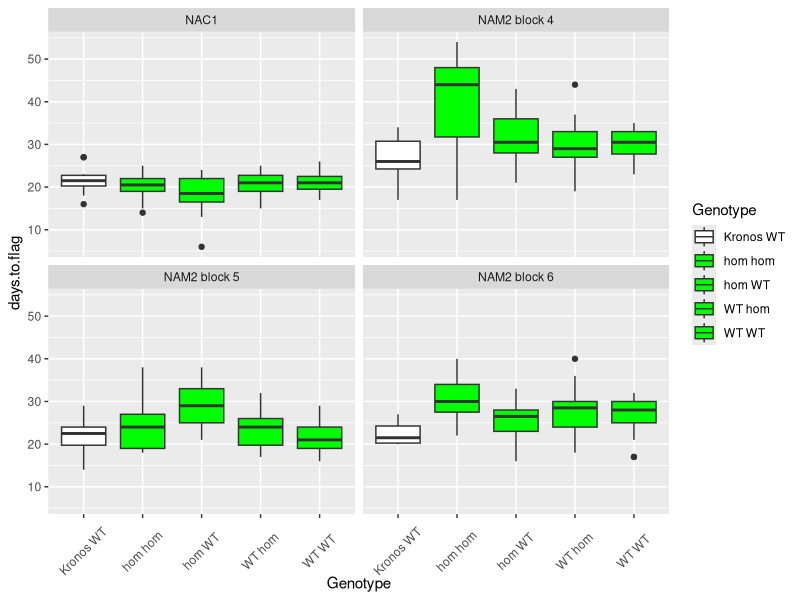
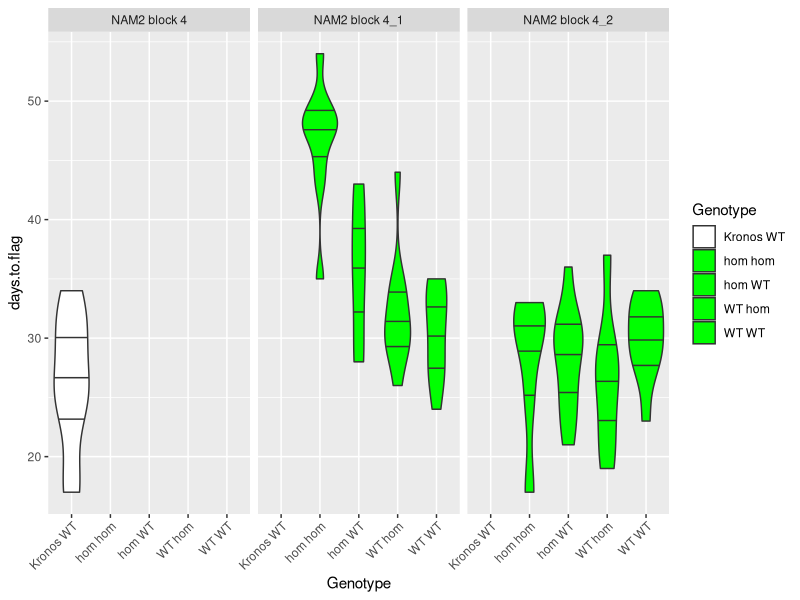
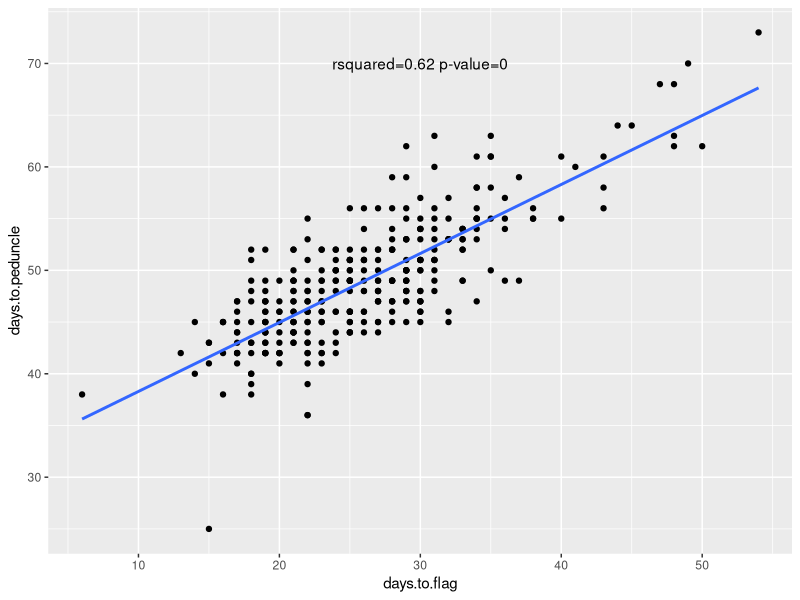
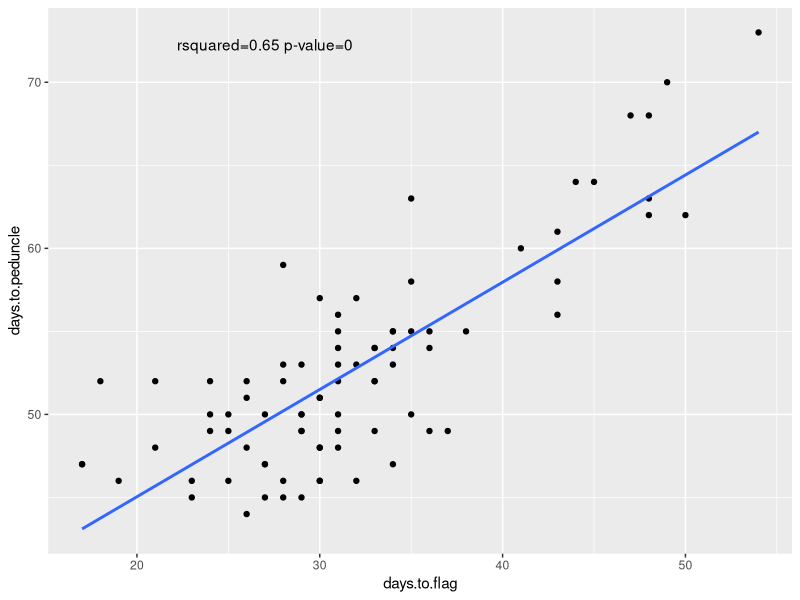
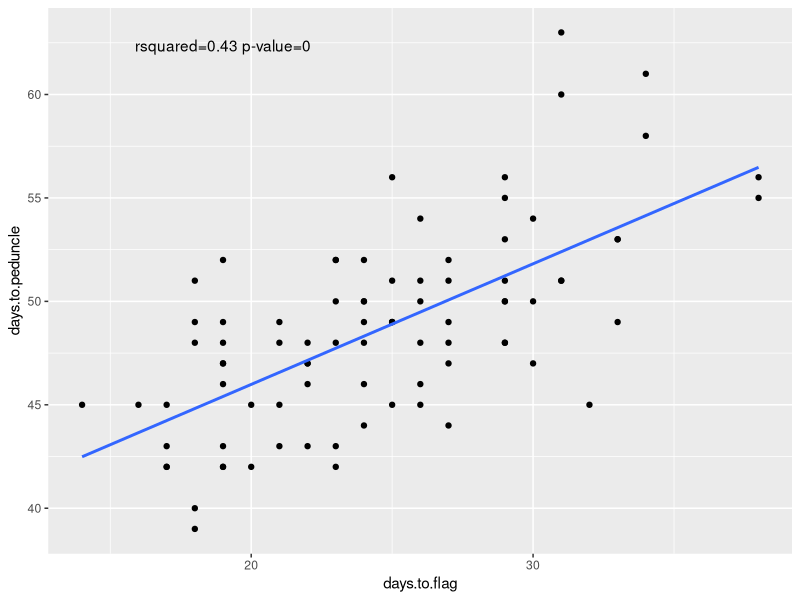
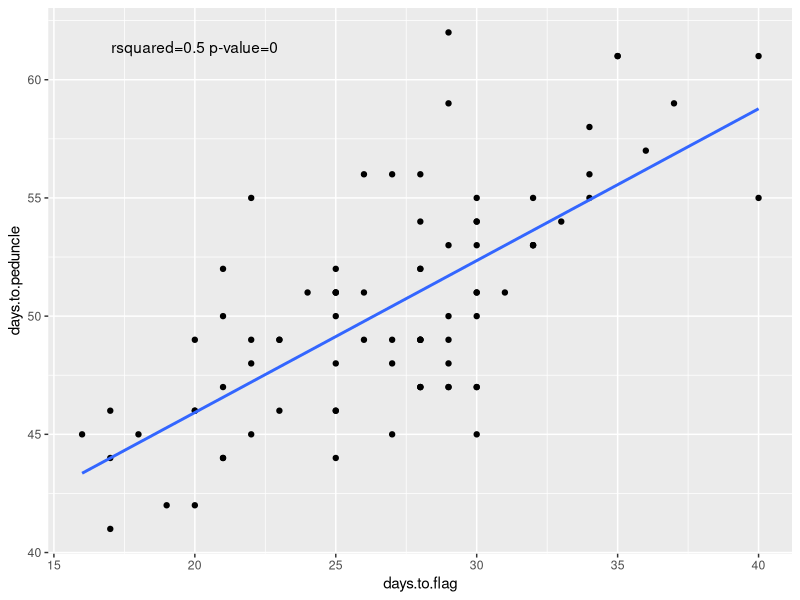
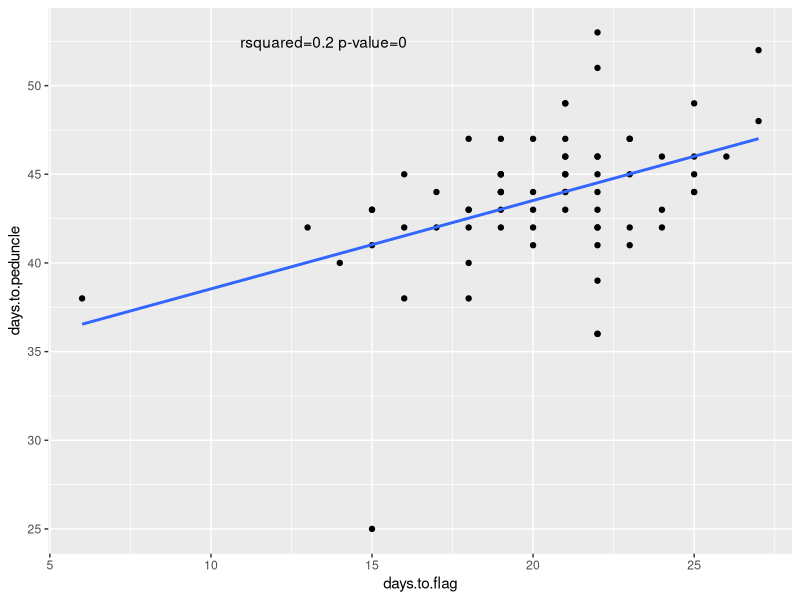

These figures' R source, in order:
# Analysing senescence data

# We have an experiment with 4 blocks- each block is a cross in a gene of interest
# We hypothesize these genes affect wheat leaf and peduncle senescence
# For each block we have 4 genotypes- our biological question is for each block do the different genotypes senesce at different rates? i.e. do these genes affect senescence?

# 1) calculate the number of days from Heading.date to Flag.leaf.senescence.date for all plants # HINT: convert these columns into dates recognised by R

# 2) use ggplot2 to plot boxplots of the number of days from heading to flag leaf senescence (the values you calculated in #1). 
# Each boxplot should show one genotype, and different blocks should be split into different panels of the graph.
# You may need to convert the newly created days from heading to flag leaf senescence into a numerical column
# The genotypes should be in the order left to right: "Kronos WT", "WT WT", "hom WT", "WT hom", "hom hom"
# Colour the boxes for "Kronos WT" in white, and all other boxes in green
# Rotate the x-axis labels so they are at 45 degrees

# 3) use ggplot2 to plot violin plots for block "NAM2 block 4", split the different sublocks into separate panels, and make a separate violin plot for each genotype
# add lines showing the quantiles (25 %, 50% and 75 %) to the violin plots

# 4) calculate whether the genotypes "hom hom", "hom WT", "WT hom" and "WT WT" are statistically significantly 
# different from each other for days from heading to flag leaf senescence for each block separately.
# which blocks show a statistically significant difference?
# use a post-hoc test to show which genotypes are different from each other for the most significant block
# which genotypes are different from each other in this block according to the post-hoc test?
# does this make sense compared to the boxplot you plotted earlier?

# 5) BONUS: Is the number of days from heading to flag leaf senescence related to the number of days from heading to peduncle senescence? 
# extract the R-squared and p-value and add them as text to the graph
# Is this relationship different between different blocks? - print each graph to a separate pdf


# 1) calculate the number of days from Heading.date to Flag.leaf.senescence.date for all plants # HINT: convert these columns into dates recognised by R

setwd("C:\\Users\\borrillp\\Documents\\Rgraphics\\dataSets\\")
sen_data <- read.csv(file="senescence_data.csv")
head(sen_data)

# convert dates into date format recognised by R
sen_data$Heading <- as.Date(sen_data$Heading.date, "%d/%m/%Y")
sen_data$Flag.leaf.senescence <- as.Date(sen_data$Flag.leaf.senescence.date, "%d/%m/%Y")

head(sen_data)
sen_data$days.to.flag <- sen_data$Flag.leaf.senescence - sen_data$Heading
head(sen_data$days.to.flag)

# 2) use ggplot2 to plot boxplots of the number of days from heading to flag leaf senescence (the values you calculated in #1). 
# Each boxplot should show one genotype, and different blocks should be split into different panels of the graph.
# You may need to convert the newly created days from heading to flag leaf senescence into a numerical column
# The genotypes should be in the order left to right: "Kronos WT", "WT WT", "hom WT", "WT hom", "hom hom"
# Colour the boxes for "Kronos WT" in white, and all other boxes in green
# Rotate the x-axis labels so they are at 45 degrees

sen_data$days.to.flag <- as.numeric(sen_data$days.to.flag) # convert to numeric

library("ggplot2")
# change order of levels
levels(sen_data$Genotype)
sen_data$Genotype <- factor(sen_data$Genotype,
                            levels=c("Kronos WT", "hom hom", "hom WT","WT hom", "WT WT"))
levels(sen_data$Genotype) # check levels now correct

ggplot(sen_data, aes(x=Genotype, y=days.to.flag)) +
  geom_boxplot(aes(fill=Genotype)) +
  scale_fill_manual(values= # scale_fill_manual adjusts colours of boxplots
                      c("Kronos WT"="white",
                        "hom hom"="green",
                        "hom WT" = "green",
                        "WT hom" = "green",
                        "WT WT" = "green"))+
  facet_wrap(~block)+
  theme(axis.text.x=element_text(angle=45, vjust=0.4)) # change angle of x axis text and move it down a bit
 # you could set hjust =1

# 3) use ggplot2 to plot violin plots for block "NAM2 block 4", split the different sublocks into separate panels, and make a separate violin plot for each genotype
# add lines showing the quantiles (25 %, 50% and 75 %) to the violin plots

ggplot(subset(sen_data,block=="NAM2 block 4"), aes(x=Genotype, y=days.to.flag)) +
  geom_violin(aes(fill=Genotype), draw_quantiles = c(0.25, 0.5, 0.75)) + # use geom_violinplot and add quantiles using draw_quantiles
  scale_fill_manual(values= # scale_fill_manual adjusts colours of boxplots
                      c("Kronos WT"="white",
                        "hom hom"="green",
                        "hom WT" = "green",
                        "WT hom" = "green",
                        "WT WT" = "green"))+
  facet_wrap(~subblock)+
  theme(axis.text.x=element_text(angle=45,hjust=1)) # change angle of x axis text and move it down a bit


# 4) calculate whether the genotypes "hom hom", "hom WT", "WT hom" and "WT WT" are statistically significantly 
# different from each other for days from heading to flag leaf senescence for each block separately.
# which blocks show a statistically significant difference?
# use a post-hoc test to show which genotypes are different from each other for the most significant block
# which genotypes are different from each other in this block according to the post-hoc test?
# does this make sense compared to the boxplot you plotted earlier?


# first remove KronosWT
sen_data_no_Kronos <- sen_data[sen_data$Genotype!="Kronos WT",]
head(sen_data_no_Kronos)

install.packages("broom")
library("broom")
library("tidyr")
library("dplyr")
Genotype <- "NAC1" # set genotype as an example
aov(lm(days.to.flag ~ Genotype, data = sen_data_no_Kronos)) # anova on its own
tidy(aov(lm(days.to.flag ~ Genotype, data = sen_data_no_Kronos)))

stat_result <- sen_data_no_Kronos %>%
  group_by(block) %>% 
  do(tidy(aov(lm(days.to.flag ~ Genotype, data = .)))) %>%
  filter(term=="Genotype")

as.data.frame(stat_result)
(stat_result$p.value)

# illegal for loop method:
for (block in unique(sen_data$block)) {

  sel_data <- sen_data[sen_data$block ==block,]
linear.model <- lm(days.to.flag ~ Genotype, data=sel_data[sel_data$Genotype == "WT WT" |
                                                          sel_data$Genotype == "WT hom" | 
                                                          sel_data$Genotype == "hom WT" | 
                                                          sel_data$Genotype == "hom hom",])
print(block)
 print(summary(aov(linear.model)))
}


#now tukey HSD post hoc test for NAM2 block 5
block <- "NAM2 block 5"
sel_data <- sen_data[sen_data$block ==block,] # select block 5 data
linear.model <- lm(days.to.flag ~ Genotype, data=sel_data[sel_data$Genotype == "WT WT" |
                                                            sel_data$Genotype == "WT hom" | 
                                                            sel_data$Genotype == "hom WT" | 
                                                            sel_data$Genotype == "hom hom",])
print(block)
print(summary(aov(linear.model)))
TukeyHSD(aov(linear.model)) # run a tukey HSD test on the anova result

# p<0.05 for hom WT vs hom hom, WT hom vs hom WT, WT WT vs hom WT
# non significant for WT hom vs hom hom, WT WT vs hom hom and WT WT vs WT hom


# 5) BONUS: Is the number of days from heading to flag leaf senescence related to the number of days from heading to peduncle senescence? 
# extract the R-squared and p-value and add them as text to the graph
# Is this relationship different between different blocks? - print each graph to a separate pdf
sen_data$Peduncle.senescence <- as.Date(sen_data$Peduncle.senescence.date, "%d/%m/%Y")
sen_data$days.to.peduncle <- as.numeric(sen_data$Peduncle.senescence - sen_data$Heading) # calculate the number of days from heading to peduncle senescence and save as numerical variable

head(sen_data)
# make a linear model relating days to flag with days to peduncle senescence
sen_model <- lm(days.to.peduncle ~ days.to.flag, data=sen_data)
summary(sen_model) # look at the summary

tidy(anova(sen_model)) # could use broom package to get tidy output from anova
anova(sen_model)$'Pr(>F)'[1]

summary(sen_model)$r.squared
rsq <- summary(sen_model)$r.squared # save the rsquared as an object
pval <- anova(sen_model)$'Pr(>F)'[1] # save the pvalue as an object
rsq
pval

ggplot(sen_data, aes(x=days.to.flag, y=days.to.peduncle)) +
  geom_point() +
  geom_smooth(method="lm",se=F) + # fit line and remove standard error
  annotate("text",x=30, y=70, # add text at position x=30, y=70
           label=paste0("rsquared=",round(rsq,2), " p-value=",round(pval,2))) # paste together the text rsquared with the value for rsq, text for p-value and the value for pval


# now do it for each block separately, I will use a for loop
# make a linear model relating days to flag with days to peduncle senescence

for (block in unique(sen_data$block)) {
  sel_data <- sen_data[sen_data$block == block,] # select the  block
sen_model <- lm(days.to.peduncle ~ days.to.flag, data=sel_data)
summary(sen_model) # look at the summary

rsq <- summary(sen_model)$r.squared # save the rsquared as an object
pval <- anova(sen_model)$'Pr(>F)'[1] # save the pvalue as an object
rsq
pval

pdf(file=paste0(block,"linearmodel.pdf")) # write to pdf
myplot <- ggplot(sel_data, aes(x=days.to.flag, y=days.to.peduncle)) +
  geom_point() +
  geom_smooth(method="lm",se=F) +
  annotate("text",x=0.5*max(sel_data$days.to.flag), y=0.99*max(sel_data$days.to.peduncle), # add text at position x and y (they are a proportion of the maximum for that axis)
           label=paste0("rsquared=",round(rsq,2), " p-value=",round(pval,2))) # paste together the text rsquared with the value for rsq, text for p-value and the value for pval
print(myplot) # print the plot into the pdf (otherwise it won't print in a loop)
dev.off()
}

# NAC1 has a weaker relationship (r2 = 0.2) compared to the other blocks but it is still highly significant